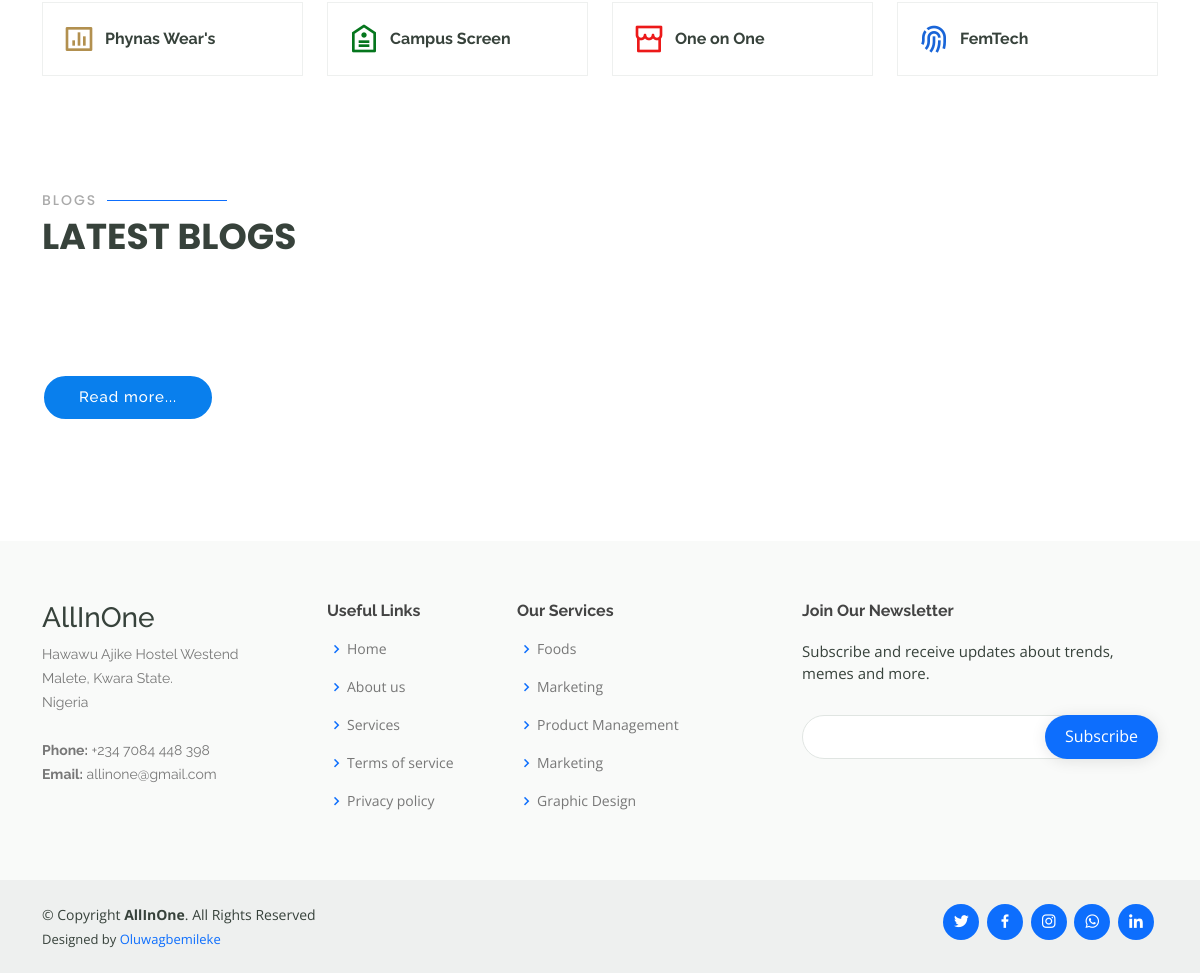
The app's page / (lower part), older data.
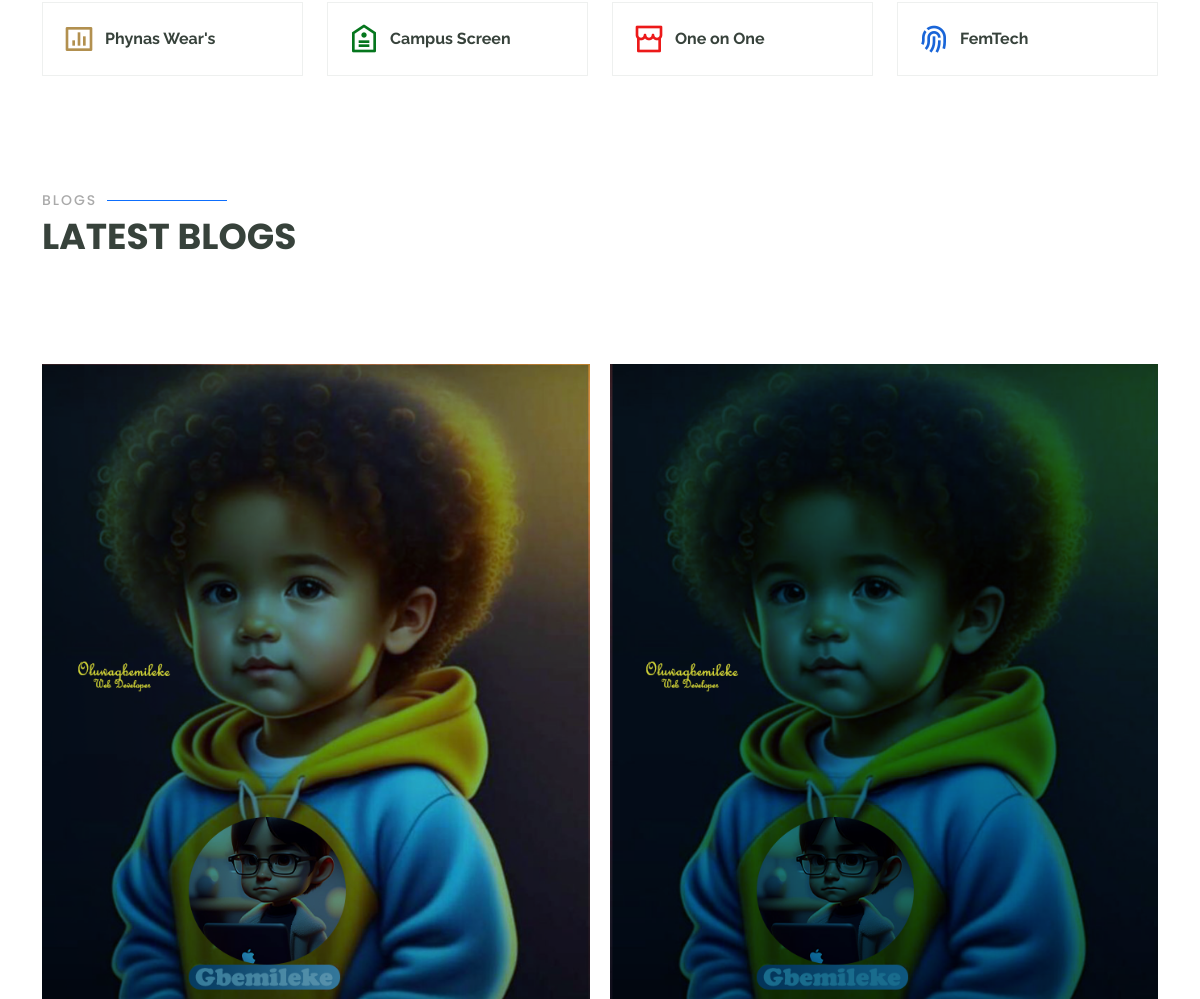
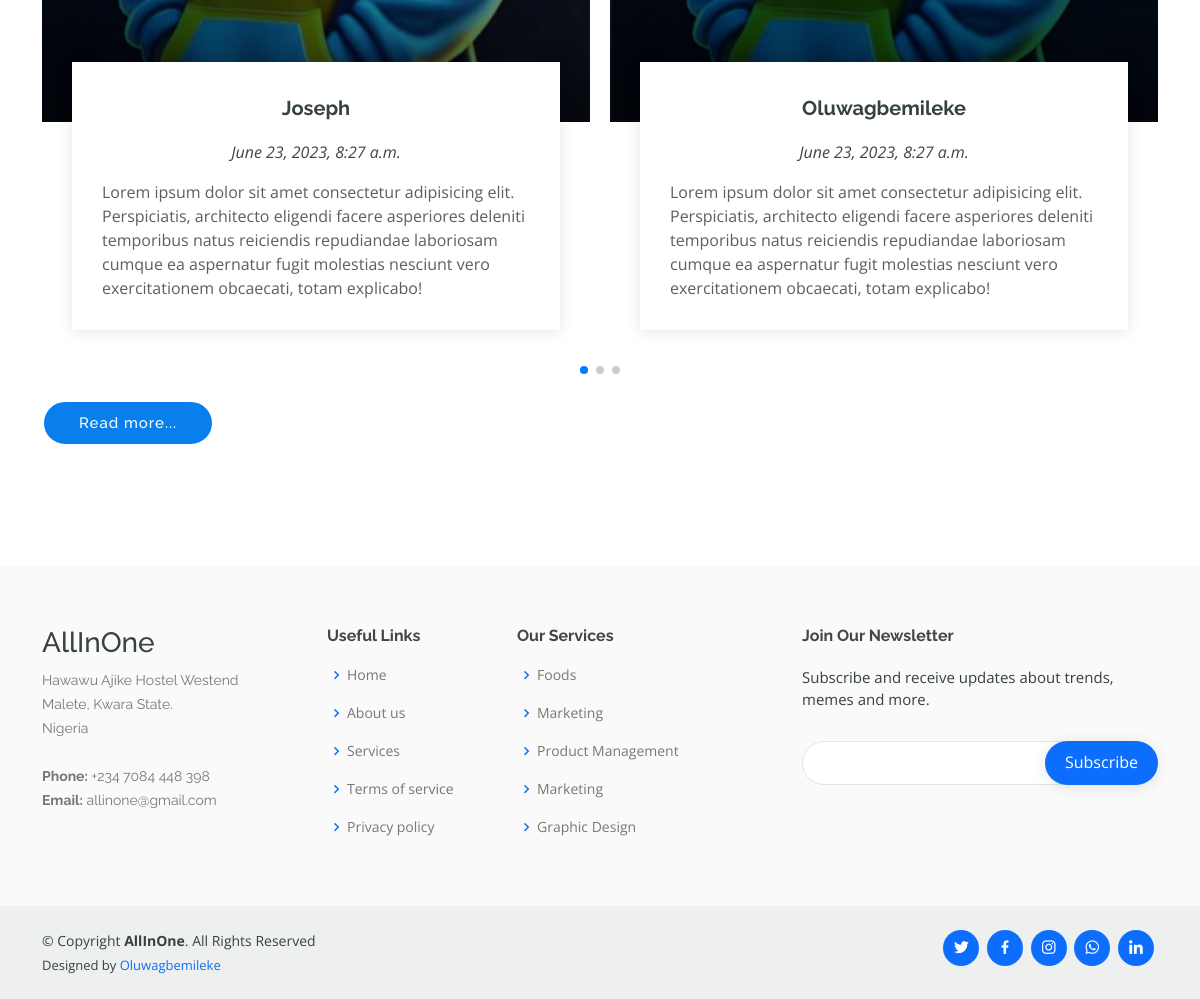
The same page, newer data (2 pictures, top to bottom).
### frontend/models.py (models this page shows, shortened)
class Blog(models.Model):
    blog_img = models.ImageField(blank=True, verbose_name='Blog Image', null=True, upload_to='uploads/')
    blog_title = models.CharField(max_length=100, verbose_name='Blog Title')
    blog_description = models.TextField(verbose_name='Description')
    blog_date = models.DateTimeField(auto_now_add=True)
    user = models.ForeignKey(User, on_delete=models.CASCADE)
    class Meta():
        verbose_name_plural = 'Blog'

### frontend/views.py (the view)
# urls.py: path('', views.index, name='index'),
def index(request):
    blogs = Blog.objects.order_by('-blog_date')[:6]
    if request.method == 'POST':
        subscribe_form = SubscribeForm(request.POST)
        if subscribe_form.is_valid():
            subscribe_form = subscribe_form.save(commit=False)
            subscribe_form.user = request.user
            subscribe_form.save()
            messages.success(request, 'Add successfully.')
            return redirect('index')
    else:
        subscribe_form = SubscribeForm()
    return render(request, 'frontend/index.html', {'blog':blogs, 'subscribe_form':subscribe_form})

### backend/forms.py
class SubscribeForm(forms.ModelForm):
    email = forms.EmailField(label='', widget=forms.EmailInput(
        attrs={'class': 'form-control', 'placeholder': 'Email'}))
    class Meta:
        model = SubscribeModel
        fields = ['email']

### templates/frontend/index.html (shortened to what this page needs)
{% extends 'frontend/base.html' %}
{% load static %}
{% block content %}
  <main id="main">
    <section id="features" class="features">
      <div class="container" data-aos="fade-up">
        <div class="row" data-aos="zoom-in" data-aos-delay="100">
          <div class="col-lg-3 col-md-4 mt-4">
            <div class="icon-box">
              <i class="ri-bar-chart-box-line" style="color: #b2904f;"></i>
              <h3><a href="">Phynas Wear's</a></h3>
            </div>
          </div>
          <div class="col-lg-3 col-md-4 mt-4">
            <div class="icon-box">
              <i class="ri-price-tag-2-line" style="color: #05761d;"></i>
              <h3><a href="">Campus Screen</a></h3>
            </div>
          </div>
          <div class="col-lg-3 col-md-4 mt-4">
            <div class="icon-box">
              <i class="ri-store-line" style="color: #ec1919;"></i>
              <h3><a href="">One on One</a></h3>
            </div>
          </div>
          <div class="col-lg-3 col-md-4 mt-4">
            <div class="icon-box">
              <i class="ri-fingerprint-line" style="color: #1965d8;"></i>
              <h3><a href="">FemTech</a></h3>
            </div>
          </div>
        </div>
      </div>
    </section>
    <section id="popular-courses" class="courses">
      <div class="container" data-aos="fade-up">
        <div class="section-title">
          <h2>Blogs</h2>
          <p>Latest Blogs</p>
        </div>
          <section id="events" class="events row" data-aos="zoom-in" data-aos-delay="100">
            <div class="container" data-aos="fade-up">
              <div class="">
                <div class="testimonials-slider swiper" data-aos="fade-up" data-aos-delay="100">
                  <div class="swiper-wrapper">
                    {% if blog %}
                      {% for b in blog %}
                      <div class="swiper-slide">
                        <div class="col-md-12 d-flex align-items-stretch">
                          <div class="card">
                            <div class="card-img">
                              <img src="{{ b.blog_img.url }}" alt="...">
                            </div>
                            <div class="card-body">
                              <h5 class="card-title"><a href="">{{ b.blog_title }}</a></h5>
                              <p class="fst-italic text-center">{{ b.blog_date }}</p>
                              <p class="card-text">{{ b.blog_description }}</p>
                            </div>
                          </div>
                        </div>
                      </div>
                      {% endfor %}
                    {% endif %}
                  </div>
                  <div class="swiper-pagination"></div>
                </div>
                <div class="col-md-12 d-flex align-items-stretch align-items-center">
                  <a href="{% url 'frontend:blog' %}" class="btn-get-started" style="font-family:Raleway, sans-serif;
                  font-weight: 500;
                  font-size: 15px;
                  letter-spacing: 1px;
                  display: inline-block;
                  padding: 10px 35px;
                  border-radius: 50px;
                  transition: 0.5s;
                  margin-top: 10px;
                  border: 2px solid #fff;
                  background-color: #097fed;
                  text-align: center;
                  color: #fff;">Read more...</a>
                </div>
              </div>
            </div>
          </section>
      </div>
    </section>
  </main>
  {% endblock %}

Row changes from the older to the newer data that the page shows:
added Blog: blog_img (picture), blog_title "Joseph", blog_date "June 23, 2023, 8:27 a.m.", blog_description "Lorem ipsum dolor sit amet consectetur adipisicing elit. Perspiciatis, architecto eligendi facere asperiores deleniti temporibus natus reiciendis repudiandae laboriosam cumque ea aspernatur fugit molestias nesciunt vero exercitationem obcaecati, totam explicabo!"
added Blog: blog_img (picture), blog_title "Oluwagbemileke", blog_date "June 23, 2023, 8:27 a.m.", blog_description "Lorem ipsum dolor sit amet consectetur adipisicing elit. Perspiciatis, architecto eligendi facere asperiores deleniti temporibus natus reiciendis repudiandae laboriosam cumque ea aspernatur fugit molestias nesciunt vero exercitationem obcaecati, totam explicabo!"
